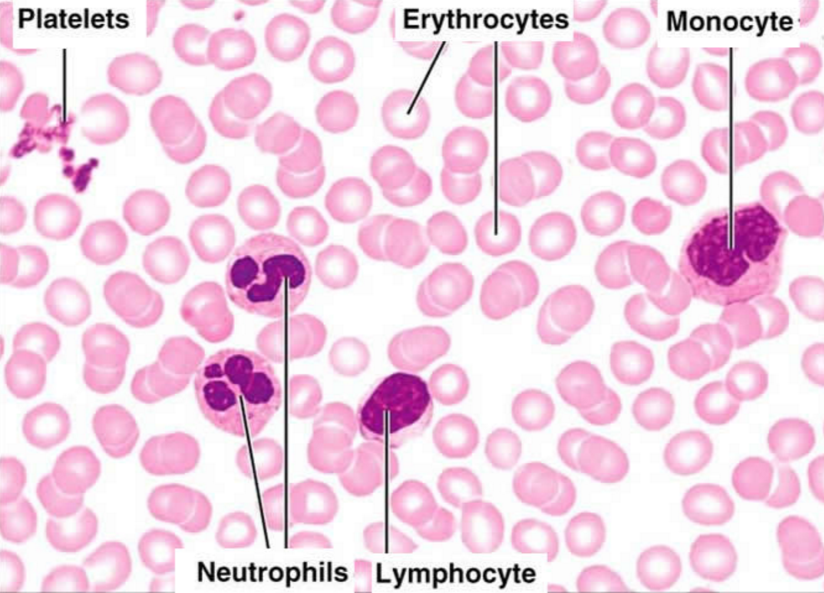
#> input picture bloodcell.png, 824 x 593 px
$ python find_draw_contours_vid23.py
#> lines starting #> are read from the running program, lines starting #| are printed output that depends on the picture; after the words box and inside, x2 and y2 are one past the last pixel; in counts of white or black regions, pixels touching at a corner belong together
import numpy as np
import cv2

# img = cv2.imread('opencv-logo-white.png')
img = cv2.imread('bloodcell.png')
#> img is the input picture: shape (593, 824, 3); mean B, G, R 227.3, 208.9, 241.4
imgray = cv2.cvtColor(img, cv2.COLOR_BGR2GRAY)
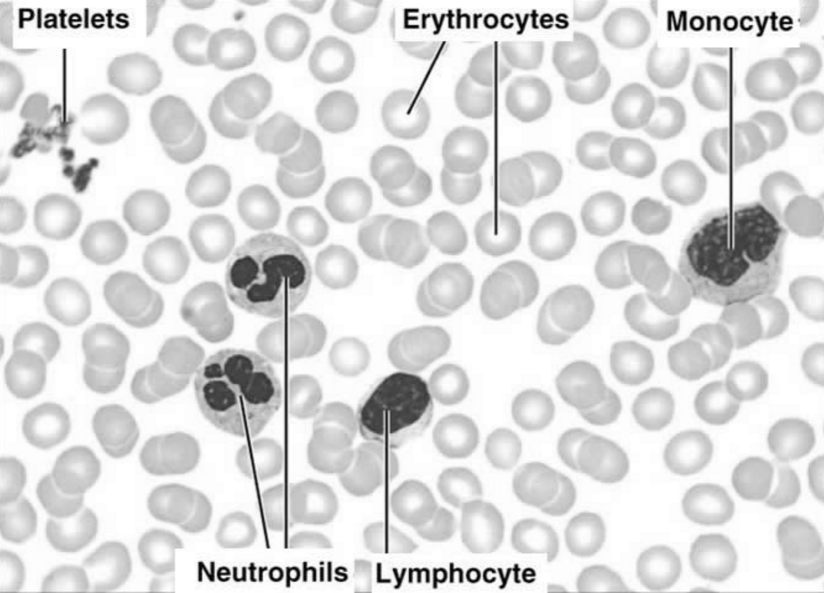
#> imgray: shape (593, 824); min 0, max 255, mean 220.7
ret, thresh = cv2.threshold(imgray, 200, 255, 0)
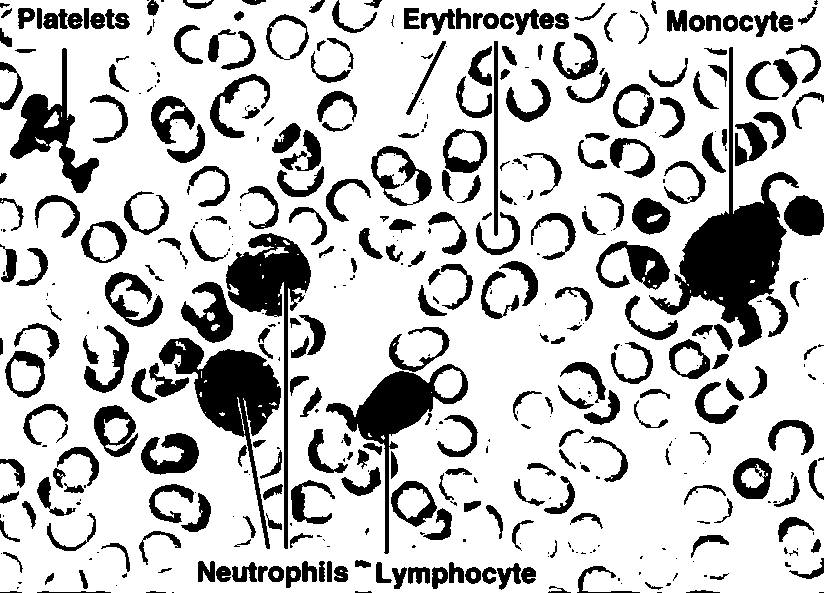
#> thresh: shape (593, 824); 77.4% white; 464 black regions (177 under 20 px)
contours, hierarchy = cv2.findContours(thresh, cv2.RETR_TREE, cv2.CHAIN_APPROX_NONE)
#> contours = 577 contours, 265 with area under 20; largest, box (x1, y1, x2, y2) and area: (0, 0, 824, 593) 481756, (649, 46, 800, 348) 11136, (158, 337, 282, 550) 7421, (225, 232, 312, 550) 6176, (325, 363, 469, 555) 6018
print('Number of contours = ' + str(len(contours)))
#| Number of contours = 577
# print(contours[0])

# -1 shows all contours
# not -1 shows only specific contour
cv2.drawContours(img, contours, -1, (0,255,0), 3)
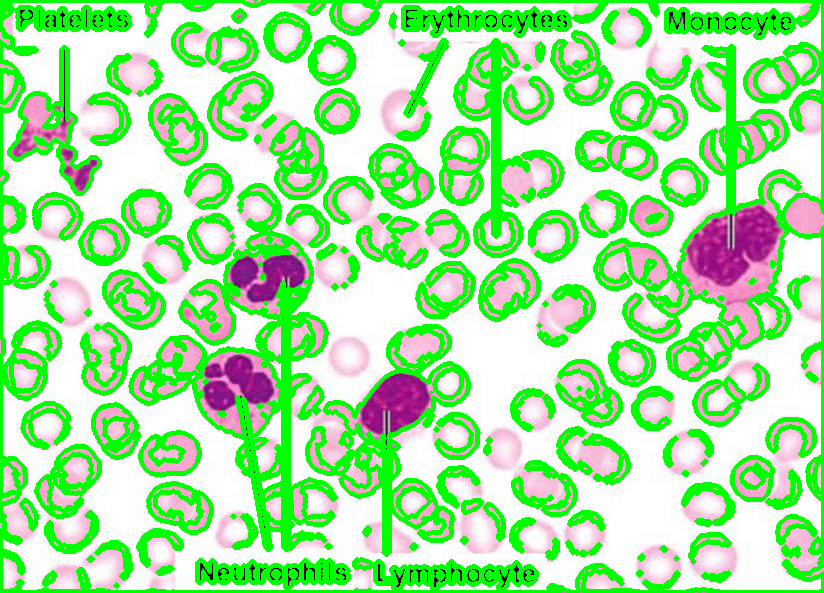
#> img: shape (593, 824, 3); mean B, G, R 158.9, 230.8, 165.7


cv2.imshow('Image',img)
cv2.imshow('Image GRAY', imgray)
cv2.waitKey(0)
cv2.destroyAllWindows()
